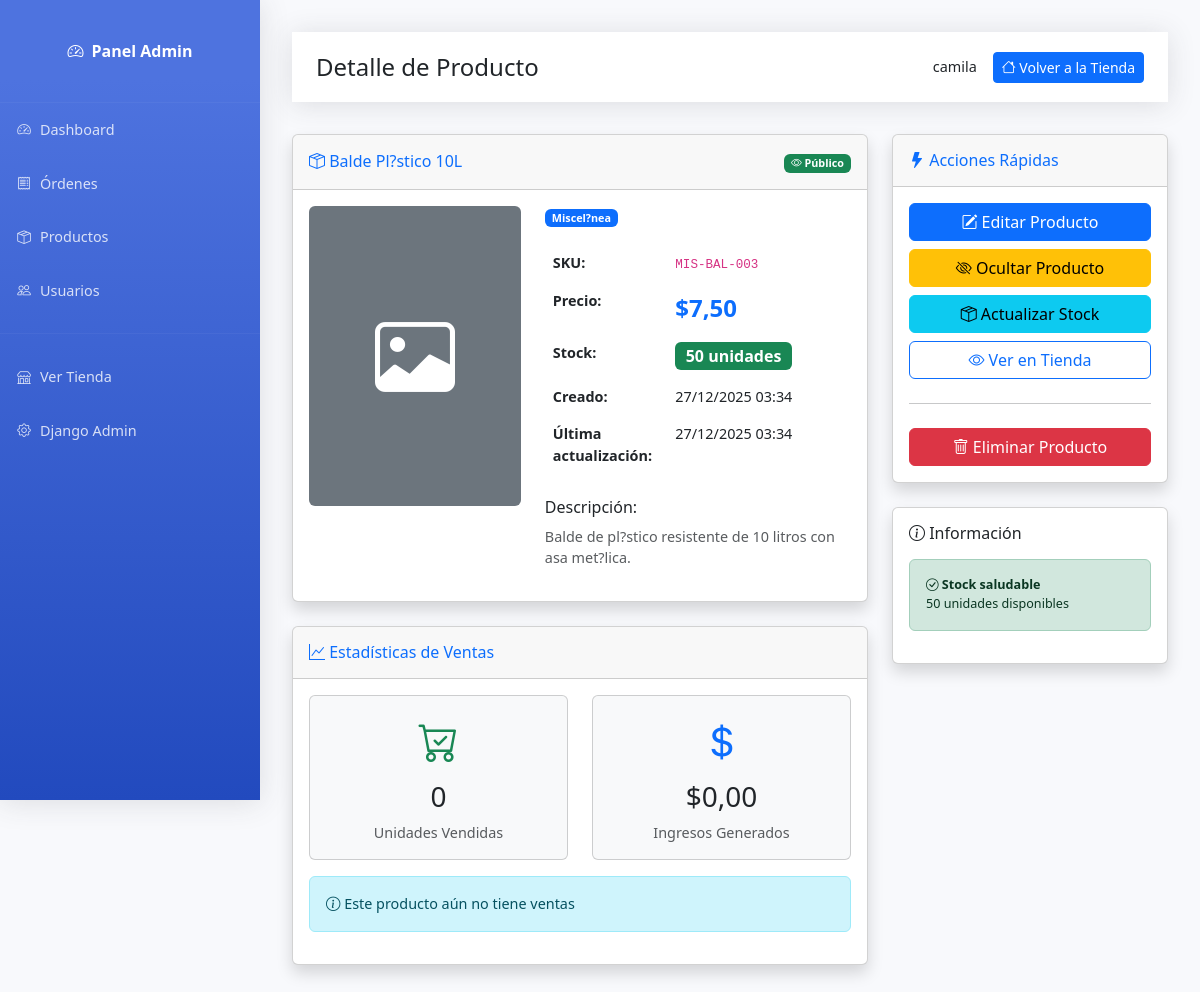
The page /admin-panel/producto/122/detalle/ (signed in) on the database as committed earlier.
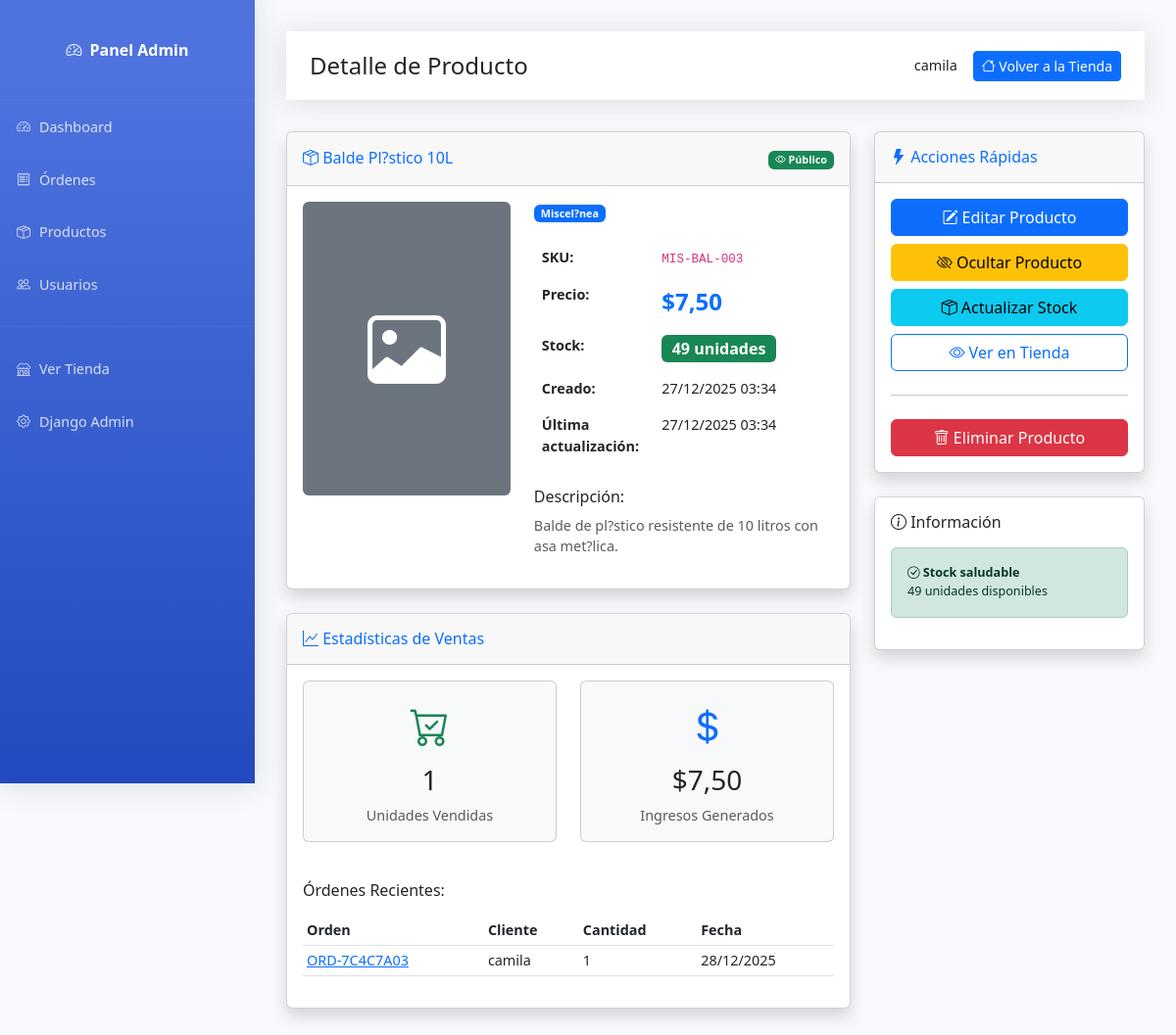
The same page on the database as committed later.
### shop/models.py (models this page shows, shortened)
class Product(models.Model):
    category = models.ForeignKey(
        Category,
        on_delete=models.CASCADE,
        related_name='products',
        verbose_name="Categoría",
        db_index=True  # ÍNDICE: Para búsquedas por categoría
    )
    name = models.CharField(max_length=200, verbose_name="Nombre", db_index=True)  # ÍNDICE: Para búsquedas
    description = models.TextField(verbose_name="Descripción")
    price = models.DecimalField(
        max_digits=10,
        decimal_places=2,
        validators=[MinValueValidator(Decimal('0.01'))],
        verbose_name="Precio",
        db_index=True  # ÍNDICE: Para ordenar por precio
    )
    stock = models.IntegerField(
        default=0,
        validators=[MinValueValidator(0)],
        verbose_name="Stock",
        db_index=True  # ÍNDICE: Para filtros de stock
    )
    image = models.ImageField(upload_to='products/', blank=True, null=True, verbose_name="Imagen")
    is_active = models.BooleanField(default=True, verbose_name="Activo", db_index=True)  # ÍNDICE: Filtro común
    featured = models.BooleanField(default=False, verbose_name="Destacado", db_index=True)  # ÍNDICE: Para featured
    sku = models.CharField(max_length=50, unique=True, verbose_name="SKU", db_index=True)  # ÍNDICE: Búsquedas por SKU
    created_at = models.DateTimeField(auto_now_add=True, db_index=True)  # ÍNDICE: Para ordenar
    updated_at = models.DateTimeField(auto_now=True)
    material = models.CharField(
        max_length=100,
        blank=True,
        verbose_name="Material",
        help_text="Ej: Acero galvanizado, Plástico ABS, Madera"
    )
    dimensiones = models.CharField(
        max_length=200,
        blank=True,
        verbose_name="Dimensiones",
        help_text="Ej: 10cm x 5cm x 2cm, Largo 50cm"
    )
    peso = models.DecimalField(
        max_digits=8,  # Permite hasta 999999.99 kg
        decimal_places=2,
        blank=True,
        null=True,
        verbose_name="Peso (kg)",
        help_text="Peso en kilogramos"
    )
    voltaje = models.CharField(
        max_length=50,
        blank=True,
        verbose_name="Voltaje",
        help_text="Ej: 110V, 220V, 12V DC"
    )
    potencia = models.CharField(
        max_length=50,
        blank=True,
        verbose_name="Potencia",
        help_text="Ej: 1500W, 2HP, 750W"
    )
    marca = models.CharField(
        max_length=100,
        blank=True,
        verbose_name="Marca",
        help_text="Fabricante o marca del producto"
    )
    garantia = models.CharField(
        max_length=100,
        blank=True,
        verbose_name="Garantía",
        help_text="Ej: 1 año, 6 meses, Sin garantía"
    )
    color = models.CharField(
        max_length=50,
        blank=True,
        verbose_name="Color",
        help_text="Color principal del producto"
    )
    uso_recomendado = models.TextField(
        blank=True,
        verbose_name="Uso Recomendado",
        help_text="Para qué se recomienda usar este producto"
    )
    class Meta:
        verbose_name = "Producto"
        verbose_name_plural = "Productos"
        ordering = ['-created_at']
        indexes = [
            models.Index(fields=['category', 'is_active', '-created_at']),
            models.Index(fields=['featured', 'is_active']),
            models.Index(fields=['is_active', 'stock']),
            models.Index(fields=['name', 'is_active']),
            models.Index(fields=['marca', 'is_active']),
        ]

class Category(models.Model):
    name = models.CharField(max_length=100, verbose_name="Nombre")
    description = models.TextField(blank=True, verbose_name="Descripción")
    slug = models.SlugField(unique=True, db_index=True)  # ÍNDICE: Para búsquedas por slug
    created_at = models.DateTimeField(auto_now_add=True, db_index=True)  # ÍNDICE: Para ordenar
    class Meta:
        verbose_name = "Categoría"
        verbose_name_plural = "Categorías"
        ordering = ['name']
        indexes = [
            models.Index(fields=['name']),
        ]

class OrderItem(models.Model):
    order = models.ForeignKey(
        Order,
        on_delete=models.CASCADE,
        related_name='items',
        verbose_name="Orden",
        db_index=True  # ÍNDICE: Para obtener items de una orden
    )
    product = models.ForeignKey(
        Product,
        on_delete=models.PROTECT,
        verbose_name="Producto",
        db_index=True  # ÍNDICE: Para reportes de productos vendidos
    )
    quantity = models.IntegerField(validators=[MinValueValidator(1)], verbose_name="Cantidad")
    price = models.DecimalField(max_digits=10, decimal_places=2, verbose_name="Precio unitario")
    class Meta:
        verbose_name = "Item de Orden"
        verbose_name_plural = "Items de Orden"
        indexes = [
            models.Index(fields=['product', 'order']),
        ]

class Order(models.Model):
    PAYMENT_CHOICES = [
        ('cash', 'Efectivo'),
        ('transfer', 'Transferencia'),
    ]
    STATUS_CHOICES = [
        ('pending', 'Pendiente'),
        ('confirmed', 'Confirmado'),
        ('preparing', 'Preparando'),
        ('in_transit', 'En camino'),
        ('delivered', 'Entregado'),
        ('cancelled', 'Cancelado'),
    ]
    DELIVERY_TIME_CHOICES = [
        ('morning', 'Mañana (8:00 AM - 12:00 PM)'),
        ('afternoon', 'Tarde (12:00 PM - 6:00 PM)'),
        ('evening', 'Noche (6:00 PM - 9:00 PM)'),
    ]
    user = models.ForeignKey(
        User,
        on_delete=models.CASCADE,
        related_name='orders',
        verbose_name="Usuario",
        db_index=True  # ÍNDICE: Para filtrar órdenes por usuario
    )
    order_number = models.CharField(
        max_length=20,
        unique=True,
        verbose_name="Número de orden",
        db_index=True  # ÍNDICE: Para búsqueda por número de orden
    )
    delivery_address = models.TextField(verbose_name="Dirección de entrega")
    delivery_city = models.CharField(max_length=100, verbose_name="Municipio")
    delivery_province = models.CharField(max_length=100, verbose_name="Provincia")
    contact_phone = models.CharField(max_length=17, verbose_name="Teléfono de contacto")
    delivery_date = models.DateField(verbose_name="Fecha de entrega", db_index=True)  # ÍNDICE: Para reportes por fecha
    delivery_time = models.CharField(max_length=50, choices=DELIVERY_TIME_CHOICES, verbose_name="Hora de entrega")
    payment_method = models.CharField(max_length=20, choices=PAYMENT_CHOICES, verbose_name="Método de pago")
    status = models.CharField(
        max_length=20,
        choices=STATUS_CHOICES,
        default='pending',
        verbose_name="Estado",
        db_index=True  # ÍNDICE: Filtro muy común
    )
    subtotal = models.DecimalField(max_digits=10, decimal_places=2, verbose_name="Subtotal")
    delivery_fee = models.DecimalField(max_digits=10, decimal_places=2, default=0, verbose_name="Costo de envío")
    total = models.DecimalField(max_digits=10, decimal_places=2, verbose_name="Total", db_index=True)  # ÍNDICE: Para reportes
    notes = models.TextField(blank=True, verbose_name="Notas adicionales")
    admin_notes = models.TextField(blank=True, verbose_name="Notas del administrador")
    cancellation_reason = models.TextField(blank=True, verbose_name="Motivo de cancelación")
    created_at = models.DateTimeField(auto_now_add=True, verbose_name="Fecha de creación", db_index=True)  # ÍNDICE: Ordenar
    updated_at = models.DateTimeField(auto_now=True, verbose_name="Última actualización")
    class Meta:
        verbose_name = "Orden"
        verbose_name_plural = "Órdenes"
        ordering = ['-created_at']
        indexes = [
            models.Index(fields=['user', '-created_at']),
            models.Index(fields=['status', '-created_at']),
            models.Index(fields=['status', 'user']),
            models.Index(fields=['created_at', 'status']),
        ]

### shop/views/admin/products.py (the view)
# urls.py: path('admin-panel/producto/<int:product_id>/detalle/', views.admin_product_detail, name='admin_product_detail'),
@staff_member_required
def admin_product_detail(request, product_id):
    product = get_object_or_404(
        Product.objects.select_related('category'),
        pk=product_id
    )
    total_sold = OrderItem.objects.filter(product=product).aggregate(
        total=Sum('quantity')
    )['total'] or 0
    revenue = OrderItem.objects.filter(product=product).aggregate(
        total=Sum(
            ExpressionWrapper(
                F('quantity') * F('price'),
                output_field=DecimalField(max_digits=12, decimal_places=2)
            )
        )
    )['total'] or 0
    recent_orders = OrderItem.objects.filter(
        product=product
    ).select_related(
        'order__user',
        'order__user__profile'
    ).order_by('-order__created_at')[:10]
    context = {
        'product': product,
        'total_sold': total_sold,
        'revenue': revenue,
        'recent_orders': recent_orders,
    }
    return render(request, 'shop/admin/product_detail_admin.html', context)

### shop/templates/shop/admin/product_detail_admin.html (shortened to what the changed rows need)
{% extends 'shop/admin/base_admin.html' %}
{% block content %}
<div class="row fade-in">
    <div class="col-lg-8">
        <div class="card shadow mb-4">
            <div class="card-header py-3 d-flex justify-content-between align-items-center">
                <h6 class="m-0 font-weight-bold text-primary">
                    <i class="bi bi-box-seam"></i> {{ product.name }}
                </h6>
                <div>
                    {% if product.is_active %}
                        <span class="badge bg-success">
                        </span>
                    {% else %}
                        <span class="badge bg-warning text-dark">
                            <i class="bi bi-eye-slash"></i> Oculto
                        </span>
                    {% endif %}
                </div>
            </div>
            <div class="card-body">
                <div class="row">
                    <div class="col-md-7">
                        <div class="mb-3">
                            <span class="badge bg-primary">{{ product.category.name }}</span>
                        </div>
                        <table class="table table-borderless">
                            <tr>
                                <th width="40%">SKU:</th>
                                <td><code>{{ product.sku }}</code></td>
                            </tr>
                            <tr>
                                <th>Precio:</th>
                                <td class="fs-4 text-primary fw-bold">${{ product.price }}</td>
                            </tr>
                            <tr>
                                <th>Stock:</th>
                                <td>
                                    <span class="badge
                                        {% if product.stock == 0 %}bg-danger
                                        {% elif product.stock <= 10 %}bg-warning text-dark
                                        {% else %}bg-success
                                        {% endif %} fs-6">
                                        {{ product.stock }} unidades
                                    </span>
                                </td>
                            </tr>
                            <tr>
                                <th>Creado:</th>
                                <td>{{ product.created_at|date:"d/m/Y H:i" }}</td>
                            </tr>
                            <tr>
                                <th>Última actualización:</th>
                                <td>{{ product.updated_at|date:"d/m/Y H:i" }}</td>
                            </tr>
                        </table>
                        <h6 class="mt-4">Descripción:</h6>
                        <p class="text-muted">{{ product.description }}</p>
                    </div>
                </div>
            </div>
        </div>
        <div class="card shadow mb-4">
            <div class="card-body">
                <div class="row text-center">
                    <div class="col-md-6 mb-3">
                        <div class="card bg-light">
                            <div class="card-body">
                                <i class="bi bi-cart-check fs-1 text-success"></i>
                                <h3 class="mt-2">{{ total_sold }}</h3>
                                <p class="text-muted mb-0">Unidades Vendidas</p>
                            </div>
                        </div>
                    </div>
                    <div class="col-md-6 mb-3">
                        <div class="card bg-light">
                            <div class="card-body">
                                <i class="bi bi-currency-dollar fs-1 text-primary"></i>
                                <h3 class="mt-2">${{ revenue|floatformat:2 }}</h3>
                                <p class="text-muted mb-0">Ingresos Generados</p>
                            </div>
                        </div>
                    </div>
                </div>
                {% if recent_orders %}
                <h6 class="mt-4 mb-3">Órdenes Recientes:</h6>
                <div class="table-responsive">
                    <table class="table table-sm">
                        <thead>
                            <tr>
                                <th>Orden</th>
                                <th>Cliente</th>
                                <th>Cantidad</th>
                                <th>Fecha</th>
                            </tr>
                        </thead>
                        <tbody>
                            {% for item in recent_orders %}
                            <tr>
                                <td>
                                    <a href="{% url 'shop:admin_order_detail' item.order.id %}">
                                        {{ item.order.order_number }}
                                    </a>
                                </td>
                                <td>{{ item.order.user.get_full_name|default:item.order.user.username }}</td>
                                <td>{{ item.quantity }}</td>
                                <td>{{ item.order.created_at|date:"d/m/Y" }}</td>
                            </tr>
                            {% endfor %}
                        </tbody>
                    </table>
                </div>
                {% else %}
                <div class="alert alert-info">
                    <i class="bi bi-info-circle"></i>
                    Este producto aún no tiene ventas
                </div>
                {% endif %}
            </div>
        </div>
    </div>
    <div class="col-lg-4">
        <div class="card shadow mb-4">
            <div class="card-body">
                <h6 class="card-title mb-3">
                    <i class="bi bi-info-circle"></i> Información
                </h6>
                <div class="alert alert-{% if product.stock <= 10 %}warning{% else %}success{% endif %} small">
                    {% if product.stock == 0 %}
                        <i class="bi bi-x-circle"></i>
                        <strong>Producto agotado</strong><br>
                        Actualiza el stock para volver a vender
                    {% elif product.stock <= 10 %}
                        <i class="bi bi-exclamation-triangle"></i>
                        <strong>Stock bajo</strong><br>
                        Solo quedan {{ product.stock }} unidades
                    {% else %}
                        <i class="bi bi-check-circle"></i>
                        <strong>Stock saludable</strong><br>
                        {{ product.stock }} unidades disponibles
                    {% endif %}
                </div>
            </div>
        </div>
    </div>
</div>
{% endblock %}

Rows that differ between the two databases and show on the page:
changed Product "Balde Pl?stico 10L": stock "50" → "49"
added OrderItem: order.order_number "ORD-7C4C7A03", order.user.get_full_name "camila", quantity "1", order.created_at "28/12/2025"
Other text that changed with them:
{{ total_sold }}: "0" → "1"
{{ revenue|floatformat:2 }}: "0,00" → "7,50"
text no longer shown: "Este producto aún no tiene ventas"
text now shown: "Órdenes Recientes: Orden Cliente Cantidad Fecha"
